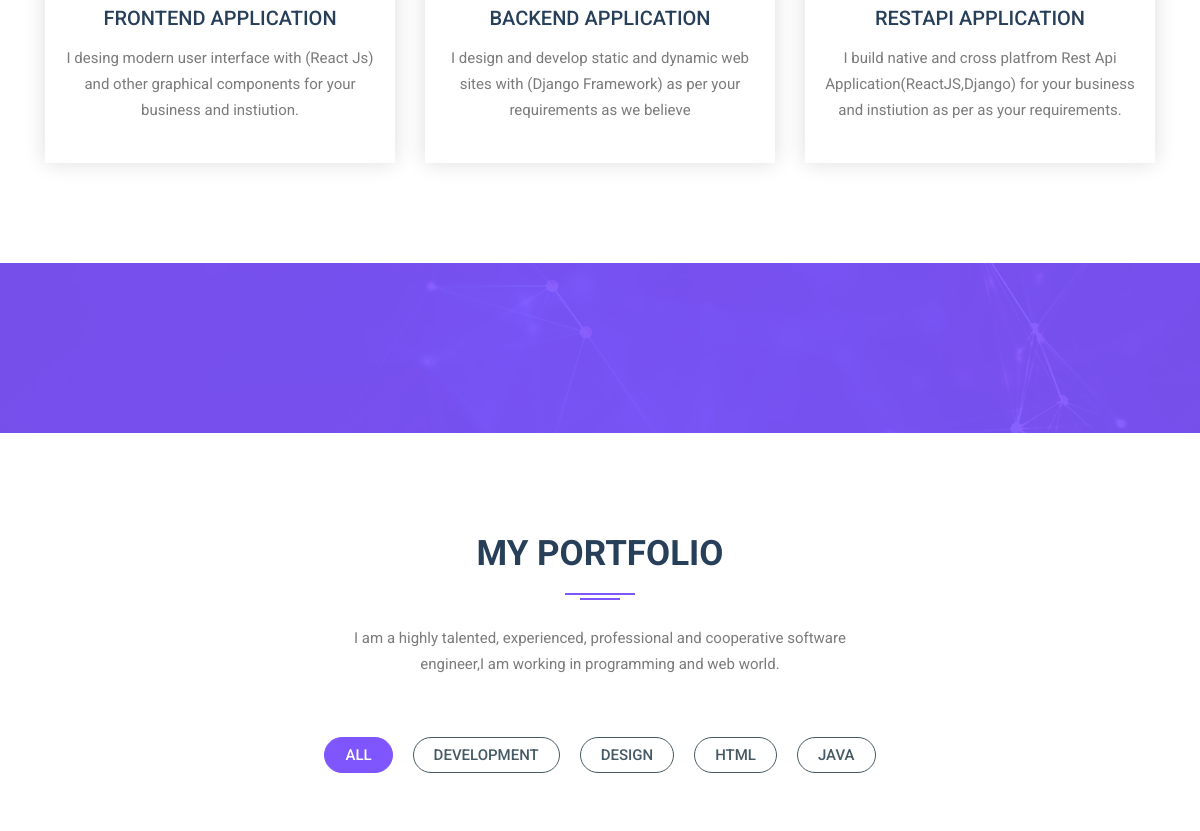
Before: / (middle part) with the older database file.
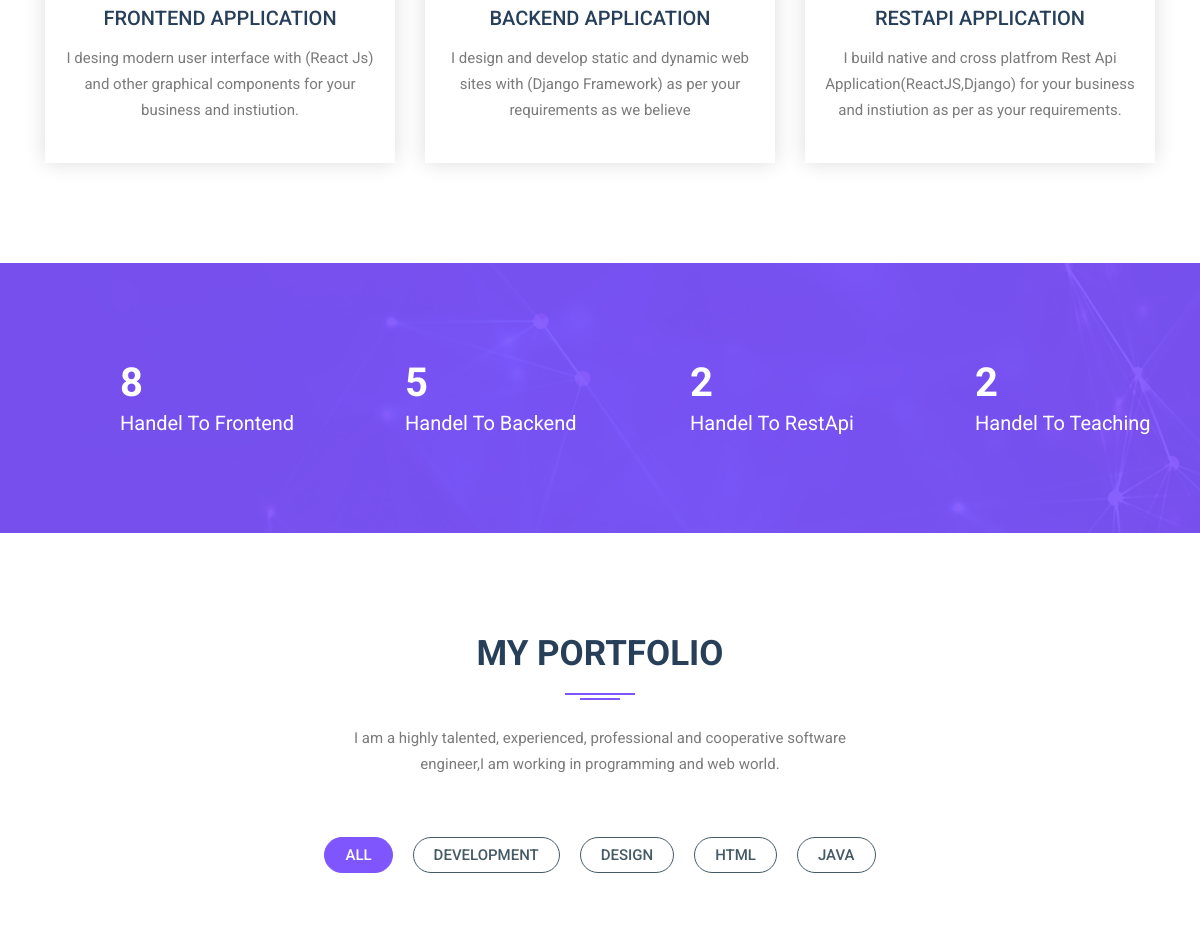
After: the same page with the newer database file.
### portfolio/models.py (models this page shows, shortened)
class ServicesModel(models.Model):
    title=models.CharField(max_length=200)
    description=models.TextField()

class HandelModel(models.Model):
    total=models.IntegerField(default=70)
    title=models.CharField(max_length=200)

### portfolio/views.py (the view)
# urls.py: path('',views.index,name="IndexPage")
def index(request):
    homeAll=HomeModel.objects.all()
    aboutAll=AboutModel.objects.get()
    skillAll=SkillModel.objects.all()
    serviceAll=ServicesModel.objects.all()
    handelAll=HandelModel.objects.all()
    content={
        'homeAll':homeAll,
        'aboutAll':aboutAll,
        'skillAll':skillAll,
        'serviceAll':serviceAll,
        'handelAll':handelAll
    }
    return render(request,'index.html',content)

### portfolio/templates/index.html (shortened to what this page needs)
{% extends 'base.html' %}
{% load static %}
    {% block body %}
        <section id="services" class="pt-100 pb-70">
            <div class="container">
                <div class="row">
                    {% for service in serviceAll  %}
                        <div class="col-md-6 col-lg-4">
                            <div class="single-service">
                                <h3>{{service.title}}</h3>
                                <p>{{service.description}}</p>
                            </div>
                        </div>
                    {% endfor %}
                </div>
            </div>
        </section>
        <div class="counter-up pt-100 pb-70">
            <div class="container">
                <div class="row">
                    {% for handel in handelAll %}
                        <div class="col-sm-6 col-lg-3">
                            <div class="single-counter">
                                <i class="icofont-support"></i>
                                <h3>{{handel.total}}</h3>
                                <p>{{handel.title}}</p>
                            </div>
                        </div>
                    {% endfor %}
                </div>
            </div>
        </div>
        <section id="portfolio" class="pt-100 pb-70">
            <div class="container">
                <div class="section-title">
                    <h2>My Portfolio</h2>
                    <p>I am a highly talented, experienced, professional and cooperative software engineer,I am working in programming and web world.</p>
                </div>
                <ul class="portfolio-menu">
                    <li class="filter" data-filter="all">All</li>
                    <li class="filter" data-filter=".development">DEVELOPMENT</li>
                    <li class="filter" data-filter=".design">Design</li>
                    <li class="filter" data-filter=".html">HTML</li>
                    <li class="filter" data-filter=".java">Java</li>
                </ul>
            </div>
        </section>
    {% endblock body %}

### templates/base.html (shortened to what this page needs)
{% load static %}
<!doctype html>
<html lang="en">
    <head>
        <link rel="stylesheet" href="{% static 'assets/css/bootstrap.min.css' %}">
        <link rel="stylesheet" href="{% static 'assets/css/icofont.min.css' %}">
        <link rel="stylesheet" href="{% static 'assets/css/animate.min.css' %}">
        <link rel="stylesheet" href="{% static 'assets/css/owl.carousel.min.css' %}">
        <link rel="stylesheet" href="{% static 'assets/css/owl.theme.default.min.css' %}">
        <link rel="stylesheet" href="{% static 'assets/css/style.css' %}">
        <link rel="stylesheet" href="{% static 'assets/css/responsive.css' %}">
    </head>
    <body data-spy="scroll" data-offset="70">
        {% block body %}
        {% endblock body %}
    </body>
</html>

### static/assets/css/style.css (style rules this page uses)
body { font-family: 'Roboto', sans-serif; }
p { color: #7b7b7b; font-size: 15px; line-height: 26px; }
.pt-100 { padding-top: 100px; }
.pb-70 { padding-bottom: 70px; }
.section-title { text-align: center; margin-bottom: 60px; }
.section-title h2 { position: relative; color: #273f59; font-size: 35px; font-weight: bold; text-transform: uppercase; margin: 0; padding-bottom: 20px; }
.section-title h2::after { content: ''; position: absolute; background: #7f56fd; width: 40px; height: 2px; bottom: -5px; left: 0; right: 0; margin: auto; }
.section-title h2::before { content: ''; position: absolute; background: #7f56fd; width: 70px; height: 2px; bottom: 0; left: 0; right: 0; margin: auto; }
.section-title p { margin: 30px auto 0; max-width: 545px; }
.single-service { box-shadow: 0 0 20px #ddd; text-align: center; padding: 40px 20px; margin-bottom: 30px; }
.single-service h3 { margin: 25px 0 15px; color: #273f59; text-transform: uppercase; font-size: 20px; font-weight: 500; }
.single-service p { margin: 0; }
.counter-up { background-image: url("../img/counter-ip-bg.jpg"); position: relative; background-size: cover; background-position: center center; }
.counter-up::before { content: ''; background-color: #7f56fd; position: absolute; width: 100%; height: 100%; left: 0; top: 0; opacity: .93; }
.single-counter { position: relative; padding-left: 75px; margin-bottom: 30px; }
.single-counter i { position: absolute; left: 0; top: 0; color: #fff; font-size: 65px; }
.single-counter h3 { color: #fff; font-weight: bold; font-size: 40px; line-height: 1; margin: 0; }
.single-counter p { color: #fff; font-size: 20px; margin: 10px 0 0; line-height: 1; }
.portfolio-menu { list-style: none; padding: 0; margin: 0 0 60px; text-align: center; }
.portfolio-menu li { display: inline-block; border: 1px solid #455a64; color: #455a64; padding: 6px 20px; border-radius: 30px; font-weight: 500; font-size: 15px; text-transform: uppercase; margin: 0 8px; cursor: pointer; }
.portfolio-menu li.active, .portfolio-menu li:hover { background: #7f56fd; border-color: #7f56fd; color: #fff; }

Changed rows visible on the page:
added HandelModel: total "8", title "Handel To Frontend"
added HandelModel: total "5", title "Handel To Backend"
added HandelModel: total "2", title "Handel To RestApi"
added HandelModel: total "2", title "Handel To Teaching"
